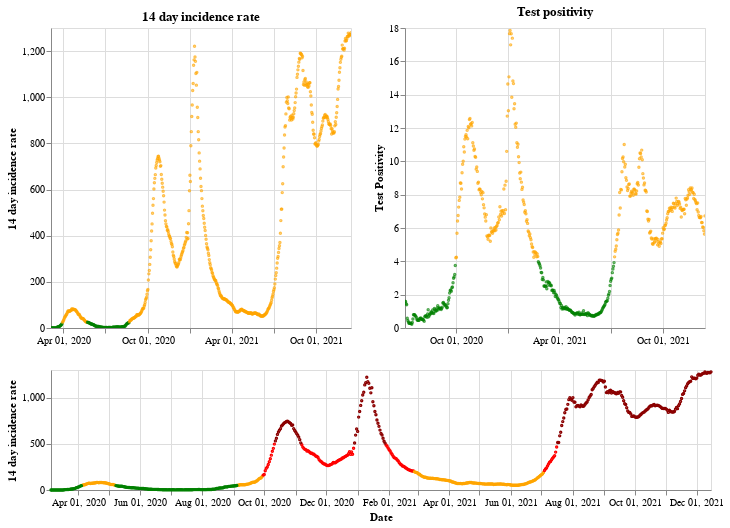

Notebook source saved alongside this figure:
### Markdown cell above
## Northern Ireland

### Code cell
plot_traffic_light('Northern Ireland')

### Figure 1 — Vega-Lite specification as saved in the notebook (floating-point values rounded to 4 significant figures; data arrays with more than 128 entries replaced by an {"elided": "..."} marker saying what was removed)
{"config": {"view": {"continuousWidth": 400, "continuousHeight": 300}}, "vconcat": [{"hconcat": [{"mark": {"type": "point", "size": 2}, "encoding": {"color": {"condition": {"value": "green", "test": "(datum.twoWeeklyCasesRate <= 25)"}, "value": "orange"}, "tooltip": [{"type": "nominal", "field": "areaName"}, {"type": "temporal", "field": "date"}, {"type": "quantitative", "field": "twoWeeklyCasesRate"}, {"type": "quantitative", "field": "testPositivity"}], "x": {"type": "temporal", "axis": {"title": ""}, "field": "date", "scale": {"domain": {"selection": "DateBrush"}}, "timeUnit": "yearmonthdate"}, "y": {"type": "quantitative", "axis": {"title": "14 day incidence rate"}, "field": "twoWeeklyCasesRate"}}, "title": "14 day incidence rate", "width": 300}, {"mark": {"type": "point", "size": 2}, "encoding": {"color": {"condition": {"value": "green", "test": "(datum.testPositivity <= 4)"}, "value": "orange"}, "tooltip": [{"type": "nominal", "field": "areaName"}, {"type": "temporal", "field": "date"}, {"type": "quantitative", "field": "twoWeeklyCasesRate"}, {"type": "quantitative", "field": "testPositivity"}], "x": {"type": "temporal", "axis": {"title": ""}, "field": "date", "scale": {"domain": {"selection": "DateBrush"}}, "timeUnit": "yearmonthdate"}, "y": {"type": "quantitative", "axis": {"title": "Test Positivity"}, "field": "testPositivity"}}, "title": "Test positivity", "width": 300}]}, {"layer": [{"mark": {"type": "point", "size": 2}, "encoding": {"color": {"condition": {"value": "orange", "test": "(((datum.testPositivity < 4) && (datum.twoWeeklyCasesRate >= 50)) && (datum.twoWeeklyCasesRate < 200))"}, "value": "red"}, "opacity": {"condition": {"value": 1, "test": "((datum.twoWeeklyCasesRate >= 50) && (datum.twoWeeklyCasesRate < 500))"}, "value": 0}, "tooltip": [{"type": "nominal", "field": "areaName"}, {"type": "temporal", "field": "date"}, {"type": "quantitative", "field": "twoWeeklyCasesRate"}, {"type": "quantitative", "field": "testPositivity"}], "x": {"type": "temporal", "axis": {"title": "Date"}, "field": "date", "timeUnit": "yearmonthdate"}, "y": {"type": "quantitative", "axis": {"title": "14 day incidence rate"}, "field": "twoWeeklyCasesRate"}}, "selection": {"DateBrush": {"type": "interval", "encodings": ["x"], "fields": ["Time"]}}}, {"mark": {"type": "point", "size": 2}, "encoding": {"color": {"value": "darkred"}, "opacity": {"condition": {"value": 1, "test": "(datum.twoWeeklyCasesRate >= 500)"}, "value": 0}, "tooltip": [{"type": "nominal", "field": "areaName"}, {"type": "temporal", "field": "date"}, {"type": "quantitative", "field": "twoWeeklyCasesRate"}, {"type": "quantitative", "field": "testPositivity"}], "x": {"type": "temporal", "axis": {"title": "Date"}, "field": "date", "timeUnit": "yearmonthdate"}, "y": {"type": "quantitative", "axis": {"title": "14 day incidence rate"}, "field": "twoWeeklyCasesRate"}}}, {"mark": {"type": "point", "size": 2}, "encoding": {"color": {"condition": {"value": "green", "test": "((datum.testPositivity < 4) && (datum.twoWeeklyCasesRate < 50))"}, "value": "orange"}, "opacity": {"condition": {"value": 1, "test": "(datum.twoWeeklyCasesRate < 50)"}, "value": 0}, "tooltip": [{"type": "nominal", "field": "areaName"}, {"type": "temporal", "field": "date"}, {"type": "quantitative", "field": "twoWeeklyCasesRate"}, {"type": "quantitative", "field": "testPositivity"}], "x": {"type": "temporal", "axis": {"title": "Date"}, "field": "date", "timeUnit": "yearmonthdate"}, "y": {"type": "quantitative", "axis": {"title": "14 day incidence rate"}, "field": "twoWeeklyCasesRate"}}}], "height": 120, "width": 660}], "data": {"name": "data-6e8761761613aae6d7e15b4c578271b9"}, "$schema": "https://vega.github.io/schema/vega-lite/v4.8.1.json", "datasets": {"data-6e8761761613aae6d7e15b4c578271b9": {"elided": "651 records"}}}
